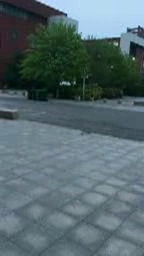
#> input picture frame 41 of MCM/2016-4/TestCase2.mp4, 144 x 256 px, given in place of a~1.mp4, which was not available
$ python OpticalFlow.py   (older library calls are emulated)
#> lines starting #> are read from the running program, lines starting #| are printed output that depends on the picture; pictures that were not available may be replaced by others from this repository, and a replacement may not be noted
__author__ = 'wzq'
import numpy as np
import cv2
import imutils
import numpy as np
import math

lk_params = {'winSize': (15, 15), 'maxLevel': 2,
             'criteria': (cv2.TERM_CRITERIA_EPS | cv2.TERM_CRITERIA_COUNT, 10, 0.03)}

feature_params = {'maxCorners': 500, 'qualityLevel': 0.3, 'minDistance': 7, 'blockSize': 7}

track_len = 5
detect_interval = 1
tracks = []
cam = cv2.VideoCapture("/Users/wzq/Downloads/a~1.mp4")
#cam = cv2.VideoCapture("/Users/wzq/Downloads/VID_20160416_235456.3gp")

cam.set(cv2.cv.CV_CAP_PROP_FRAME_WIDTH, 640)
cam.set(cv2.cv.CV_CAP_PROP_FRAME_HEIGHT, 480)
frame_idx = 0
count_x=0
count_y=0
angle=0
dir_x=""
dir_y=""
while True:
    ret, frame = cam.read()
#> frame is the input picture: shape (256, 144, 3); mean B, G, R 109.2, 104.5, 85.7
    frame = imutils.resize(frame, width=600)
#> frame: shape (1066, 600, 3)
    frame_gray = cv2.cvtColor(frame, cv2.COLOR_BGR2GRAY)
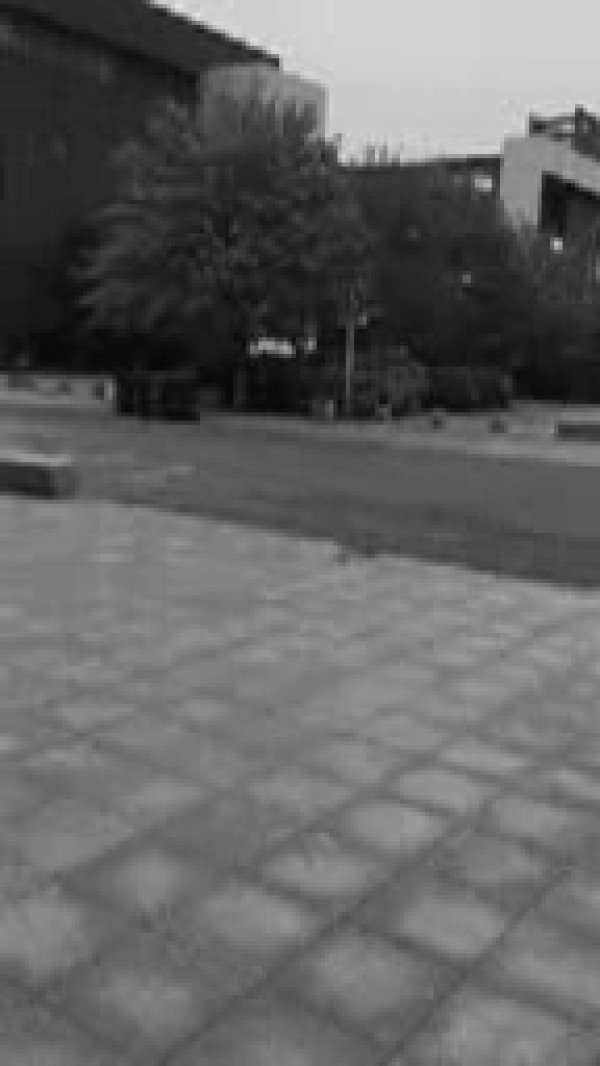
#> frame_gray: shape (1066, 600); min 7, max 227, mean 99.3

    vis = frame.copy()
    #vis=frame_gray.copy()
    if len(tracks) > 0:
        img0, img1 = prev_gray, frame_gray
        p0 = np.float32([tr[-1] for tr in tracks]).reshape(-1, 1, 2)
        p1, st, err = cv2.calcOpticalFlowPyrLK(img0, img1, p0, None, **lk_params)
        p0r, st, err = cv2.calcOpticalFlowPyrLK(img1, img0, p1, None, **lk_params)
        d = abs(p0 - p0r).reshape(-1, 2).max(-1)
        good = d < 1
        new_tracks = []
        for tr, (x, y), good_flag in zip(tracks, p1.reshape(-1, 2), good):
            if not good_flag:
                continue
            tr.append((x, y))
            if len(tr) > track_len:
                del tr[0]
            new_tracks.append(tr)
            #cv2.circle(vis, (x, y), 3, (0, 255, 0), 1)

        tracks = new_tracks
        #print(tracks)
        count_x=0
        count_y=0

        if len(tracks)>1:


            for possibility in range(len(tracks[0])):
                if possibility==len(tracks[0])-2 or len(tracks[0])<2:
                    break
                count_x+=tracks[0][possibility+1][0]-tracks[0][possibility][0]
                count_y+=tracks[0][possibility+1][1]-tracks[0][possibility][1]
        #print(str(count_x)+" "+str(count_y))
        cv2.polylines(vis, [np.int32(tr) for tr in tracks], False, (0, 255, 0))
        try:
            angle=math.atan(abs(count_y/count_x))
            angle=(angle*180)/math.pi
        except:
            angle=90

        # cv2.imshow('track count: %d' % len(tracks), vis)
        if np.abs(count_x)>15:
            if np.sign(count_x)==-1:
                dir_x="right"
            else:
                dir_x="left"
        else:
            dir_x=""
        if np.abs(count_y)>15:
            if np.sign(count_y)==-1:
                dir_y="down"
            else:
                dir_y="up"
        else:
            dir_y=""

    if frame_idx % detect_interval == 0:
        mask = np.zeros_like(frame_gray)
        mask[:] = 255
        for x, y in [np.int32(tr[-1]) for tr in tracks]:
            cv2.circle(mask, (x, y), 5, 0, -1)
        p = cv2.goodFeaturesToTrack(frame_gray, mask=mask, **feature_params)
#> p = 34 rows, first 8: [276, 57], [577, 107], [572, 114], [556, 243], [488, 181], [571, 127], [489, 188], [497, 160]
        if p is not None:
            for x, y in np.float32(p).reshape(-1, 2):
                tracks.append([(x, y)])
#> this loop made 34 passes
#> (x, y) on passes 1 to 12: (276, 57), (577, 107), (572, 114), (556, 243), (488, 181), (571, 127), (489, 188), (497, 160), (289, 351), (544, 173), (377, 160), (402, 162)
#> after the loop, tracks = 34 items
    cv2.putText(vis, dir_x+","+dir_y+",angle:"+str(angle), (10, 30), cv2.FONT_HERSHEY_SIMPLEX,
		0.65, (0, 0, 255), 3)
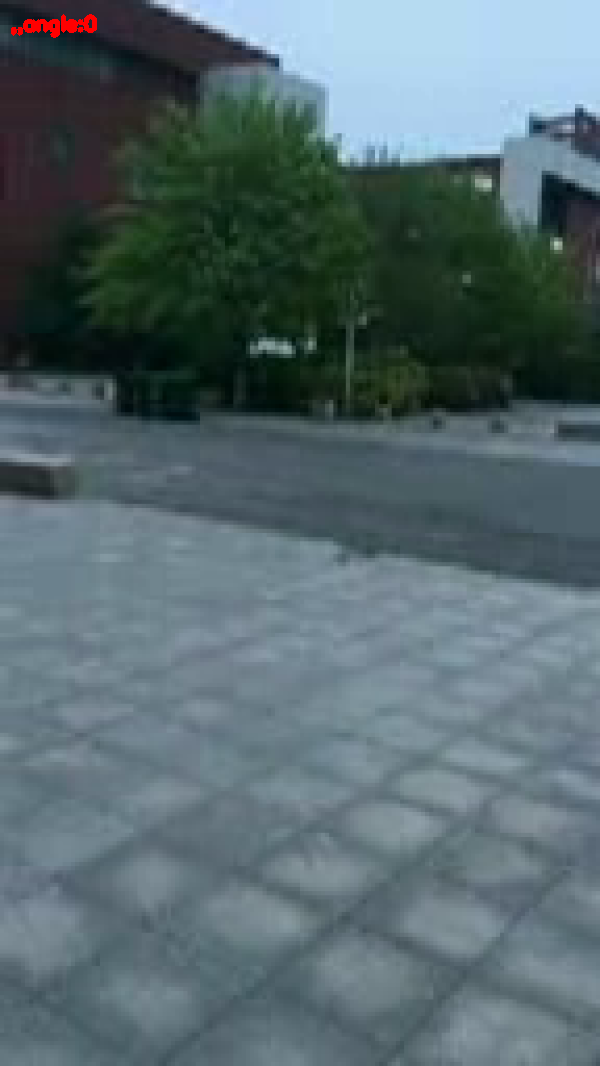
#> vis: shape (1066, 600, 3); mean B, G, R 109.1, 104.4, 86
    frame_idx += 1
    prev_gray = frame_gray
    cv2.imshow('OpticalFlow', vis)
    cv2.imshow('test', frame_gray)
    ch = 0xFF & cv2.waitKey(50)
#> (key Esc is pressed here)
    if ch == 27:
        break

$ run again, starting later in the video
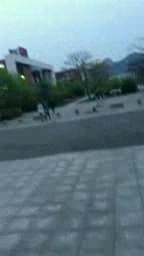
#> input picture frame 185 of MCM/2016-4/TestCase2.mp4, 144 x 256 px, given in place of a~1.mp4, which was not available
#> frame is the input picture: shape (256, 144, 3); mean B, G, R 133.9, 124.7, 99.3
#> frame: shape (1066, 600, 3)
#> `frame_gray = cv2.cvtColor(frame, cv2.COLOR_BGR2GRAY)`:
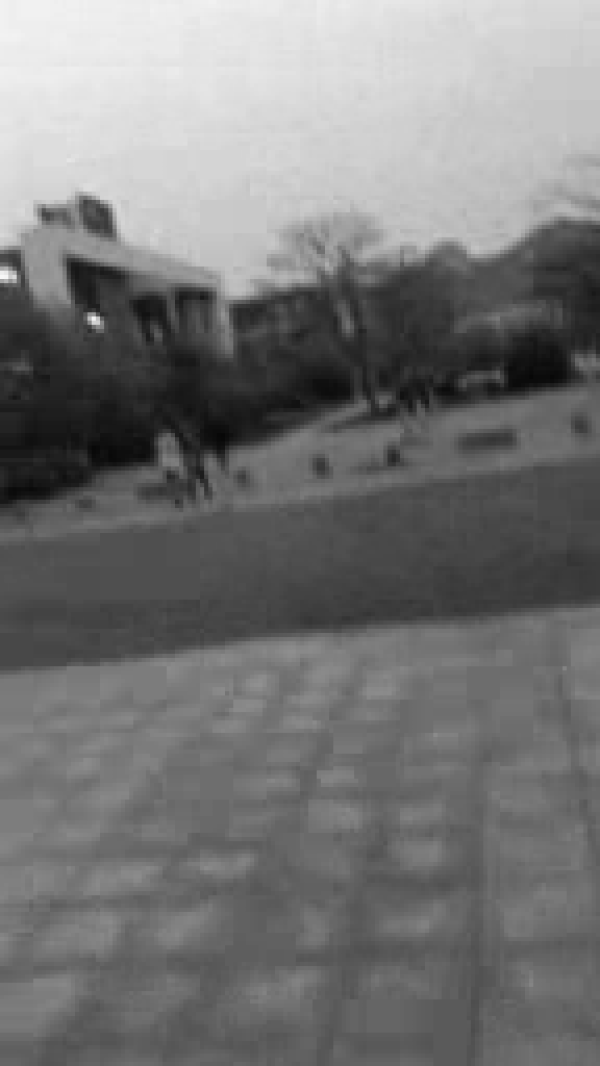
#> frame_gray: shape (1066, 600); min 7, max 247, mean 118.1
#> p = [[97, 322], [90, 318], [14, 280], [14, 273], [43, 210]]
#> the loop `for x, y in np.float32(p).reshape(-1, 2):` made 5 passes
#> after the loop `for x, y in np.float32(p).reshape(-1, 2):`: tracks = [[(97, 322)], [(90, 318)], [(14, 280)], [(14, 273)], [(43, 210)]]
#> `cv2.putText(vis, dir_x+","+dir_y+",angle:"+str(angle), (10, 30), cv2.F..`:
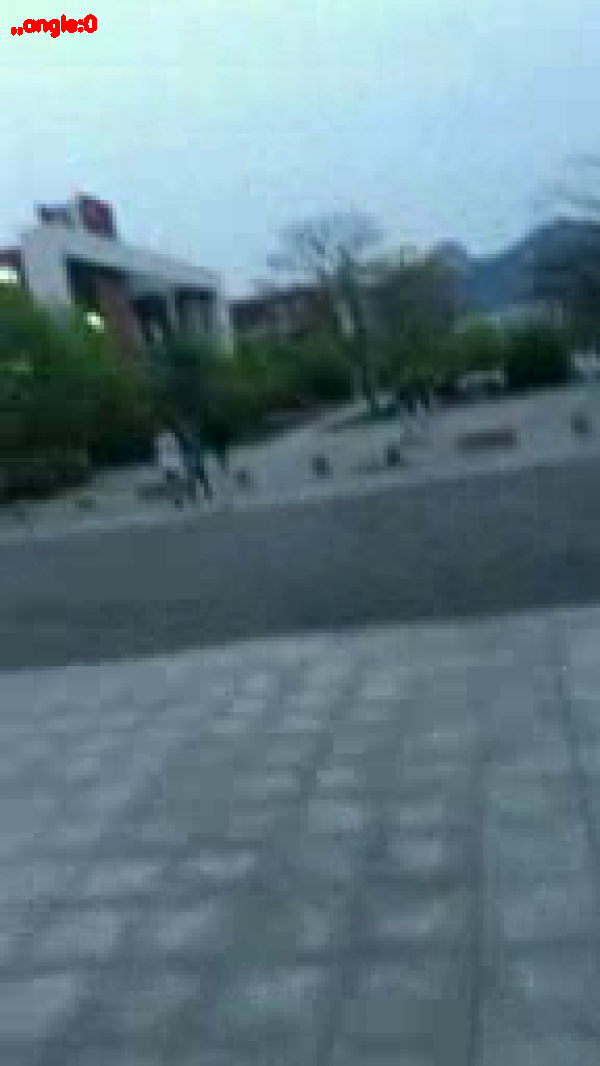
#> vis: shape (1066, 600, 3); mean B, G, R 133.6, 124.3, 99.4

$ run again, starting later in the video
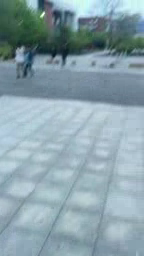
#> input picture frame 329 of MCM/2016-4/TestCase2.mp4, 144 x 256 px, given in place of a~1.mp4, which was not available
#> frame is the input picture: shape (256, 144, 3); mean B, G, R 170.8, 161.8, 138.2
#> frame: shape (1066, 600, 3)
#> `frame_gray = cv2.cvtColor(frame, cv2.COLOR_BGR2GRAY)`:
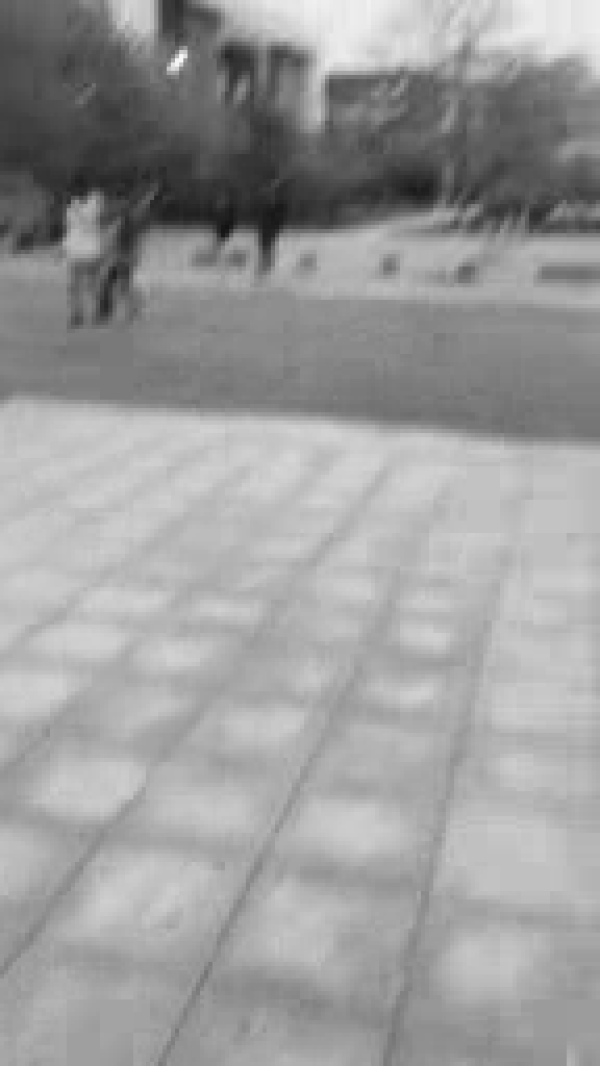
#> frame_gray: shape (1066, 600); min 18, max 248, mean 155.7
#> p = [[184, 52], [170, 68], [175, 59], [183, 60], [178, 69], [73, 198], [228, 236], [69, 205], [327, 77], [278, 235], [85, 201]]
#> the loop `for x, y in np.float32(p).reshape(-1, 2):` made 11 passes
#> after the loop `for x, y in np.float32(p).reshape(-1, 2):`: tracks = [[(184, 52)], [(170, 68)], [(175, 59)], [(183, 60)], [(178, 69)], [(73, 198)], [(228, 236)], [(69, 205)], [(327, 77)], [(278, 235)], [(85, 201)]]
#> `cv2.putText(vis, dir_x+","+dir_y+",angle:"+str(angle), (10, 30), cv2.F..`:
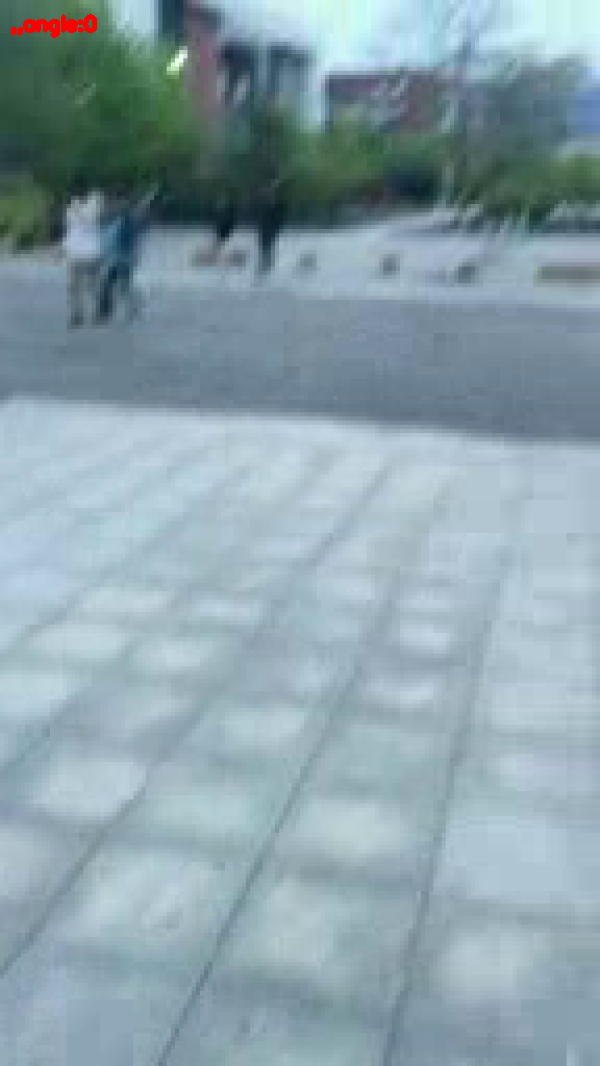
#> vis: shape (1066, 600, 3); mean B, G, R 170.6, 161.6, 138.5
